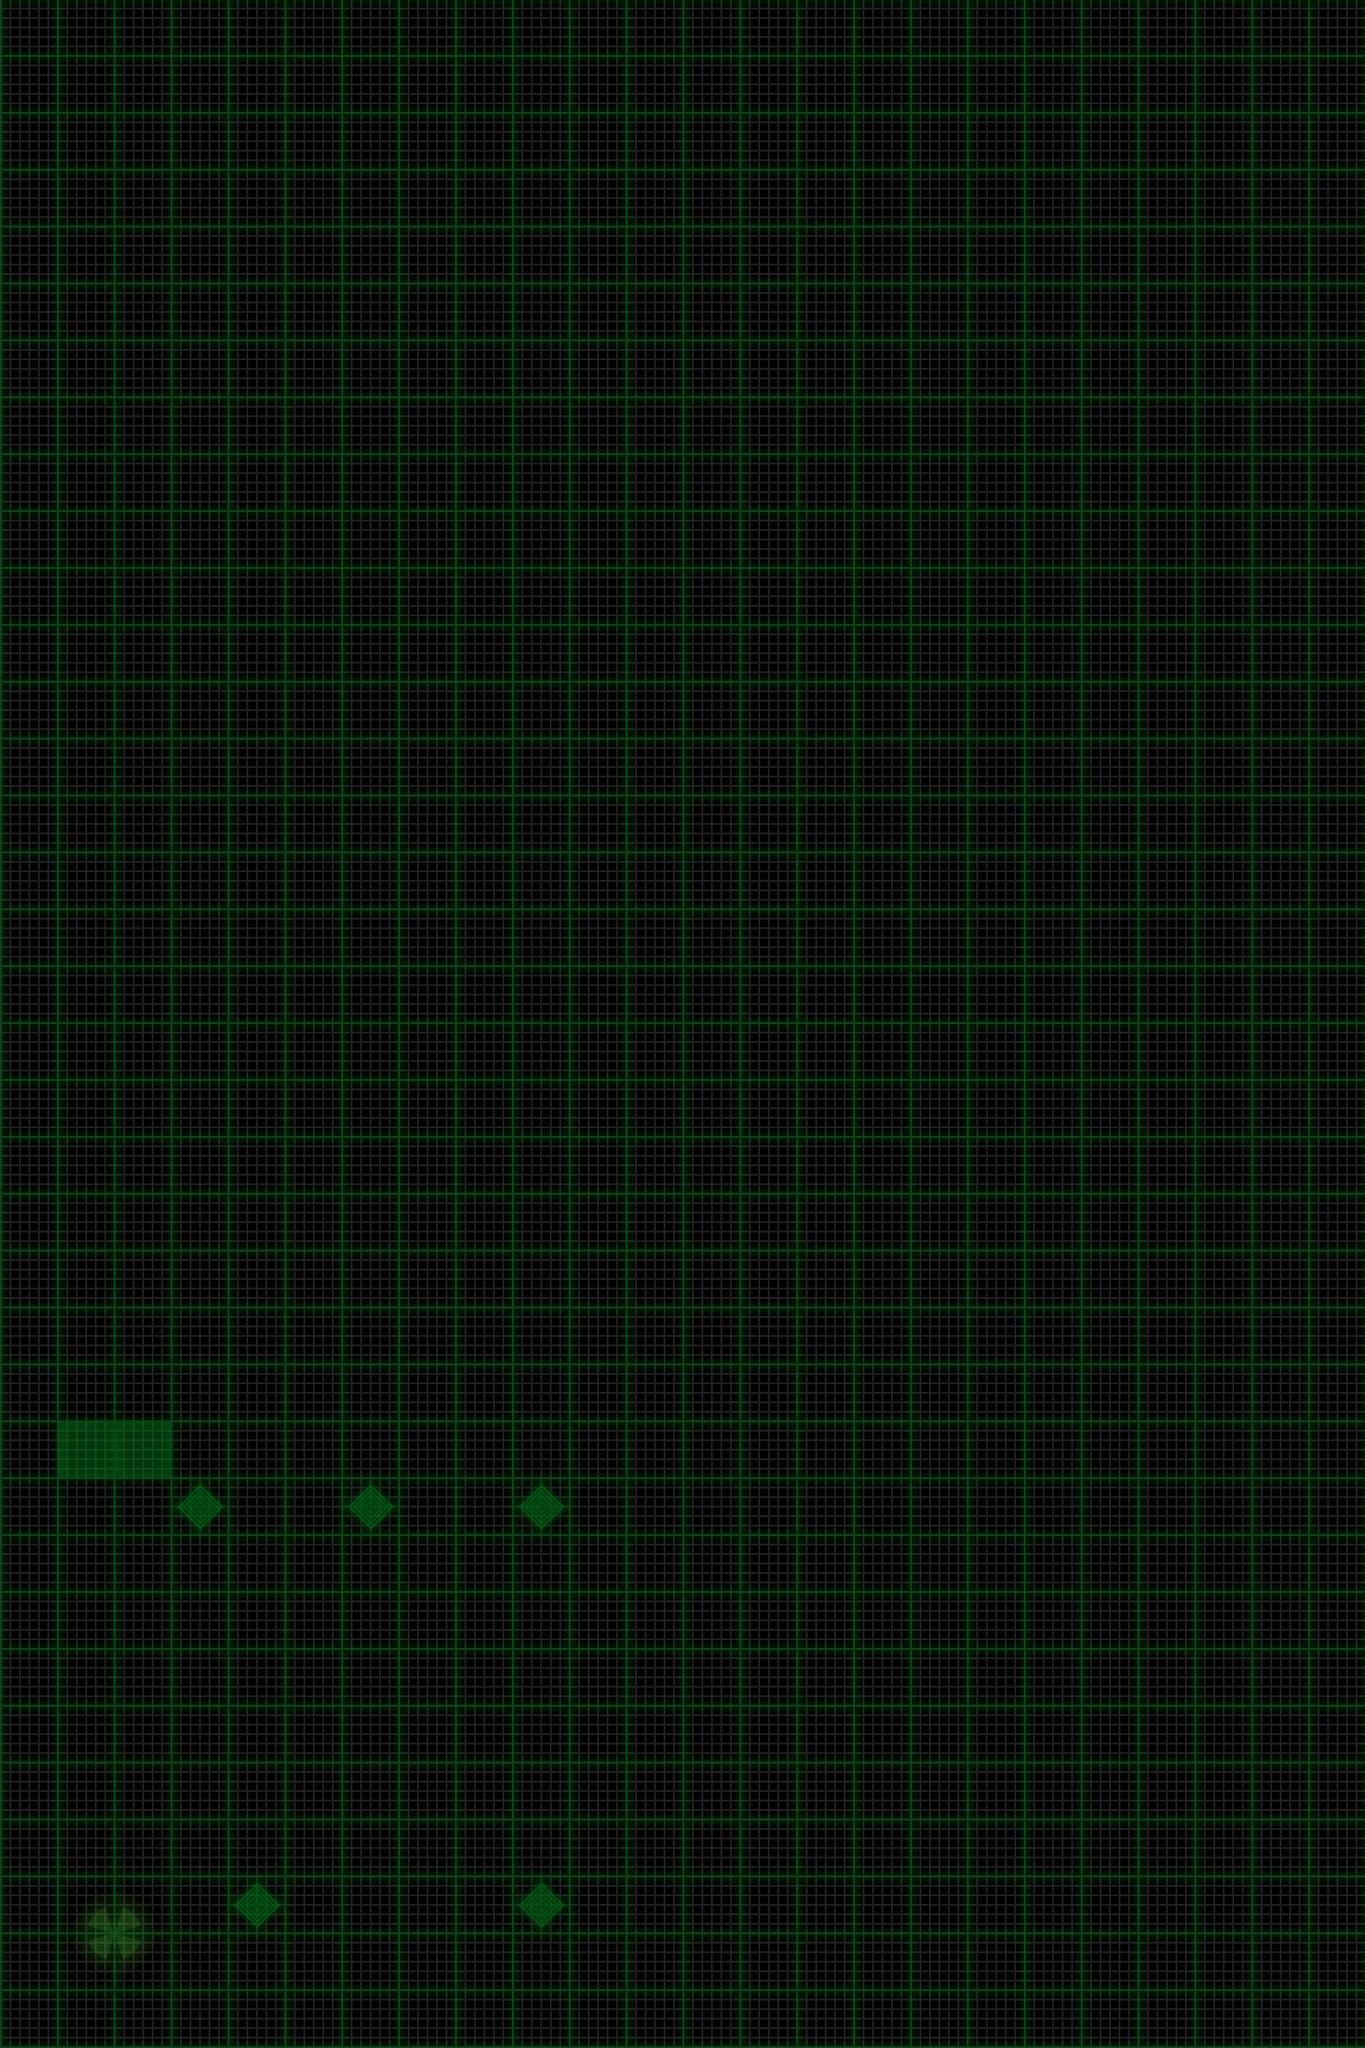

Rendered tile map (Tiled .tmx) drawn with the repository's tilesets; below, a short description and the map source with its tile grids summarised:
An orthogonal 24x36 tile map with 60x60 px tiles, 4 tile layers (map, terrain, items, sand), 2 tilesets and 1 object (startSite).

<map version="1.0" orientation="orthogonal" width="24" height="36" tilewidth="60" tileheight="60">
 <tileset firstgid="1" name="map" tilewidth="60" tileheight="60">
  <image source="map.png" />
  <tile id="0">
   <properties>
    <property name="mapID" value="empty" />
   </properties>
  </tile>
  <tile id="1">
   <properties>
    <property name="mapID" value="down-1" />
   </properties>
  </tile>
  <tile id="2">
   <properties>
    <property name="mapID" value="down-2" />
   </properties>
  </tile>
  <tile id="3">
   <properties>
    <property name="mapID" value="down-3" />
   </properties>
  </tile>
  <tile id="4">
   <properties>
    <property name="mapID" value="down-4" />
   </properties>
  </tile>
  <tile id="5">
   <properties>
    <property name="mapID" value="down-5" />
   </properties>
  </tile>
  <tile id="6">
   <properties>
    <property name="mapID" value="up-1" />
   </properties>
  </tile>
  <tile id="7">
   <properties>
    <property name="mapID" value="up-2" />
   </properties>
  </tile>
  <tile id="8">
   <properties>
    <property name="mapID" value="up-3" />
   </properties>
  </tile>
  <tile id="9">
   <properties>
    <property name="mapID" value="up-4" />
   </properties>
  </tile>
  <tile id="10">
   <properties>
    <property name="mapID" value="up-5" />
   </properties>
  </tile>
 </tileset>
 <tileset firstgid="17" name="items" tilewidth="60" tileheight="60">
  <image source="items.png" />
  <tile id="0">
   <properties>
    <property name="itemID" value="station" />
   </properties>
  </tile>
  <tile id="1">
   <properties>
    <property name="itemID" value="sensorSite" />
   </properties>
  </tile>
  <tile id="8">
   <properties>
    <property name="itemID" value="station" />
   </properties>
  </tile>
  <tile id="9">
   <properties>
    <property name="itemID" value="sensor" />
   </properties>
  </tile>
  <tile id="16">
   <properties>
    <property name="itemID" value="station" />
   </properties>
  </tile>
  <tile id="17">
   <properties>
    <property name="itemID" value="sample" />
   </properties>
  </tile>
  <tile id="24">
   <properties>
    <property name="itemID" value="station" />
   </properties>
  </tile>
 </tileset>
 <layer name="map" width="24" height="36">
  <data>[864 cells, 864 non-empty, 1 distinct tile ids]</data>
 </layer>
 <layer name="terrain" width="24" height="36">
  <data>[864 cells, 2 non-empty, 1 distinct tile ids]</data>
 </layer>
 <layer name="items" width="24" height="36">
  <data>[864 cells, 9 non-empty, 5 distinct tile ids]</data>
 </layer>
 <layer name="sand" width="24" height="36">
  <data>[864 cells, 0 non-empty, 0 distinct tile ids]</data>
 </layer>
 <objectgroup name="objects" width="24" height="36">
  <object name="startSite" x="90" y="2010">
   <properties>
    <property name="bearing" value="north" />
    <property name="energy" value="58" />
    <property name="expectedCodeScore" value="30" />
    <property name="sampleSites" value="5" />
    <property name="sensorSites" value="0" />
    <property name="zoom" value="out" />
   </properties>
  </object>
 </objectgroup>
</map>
